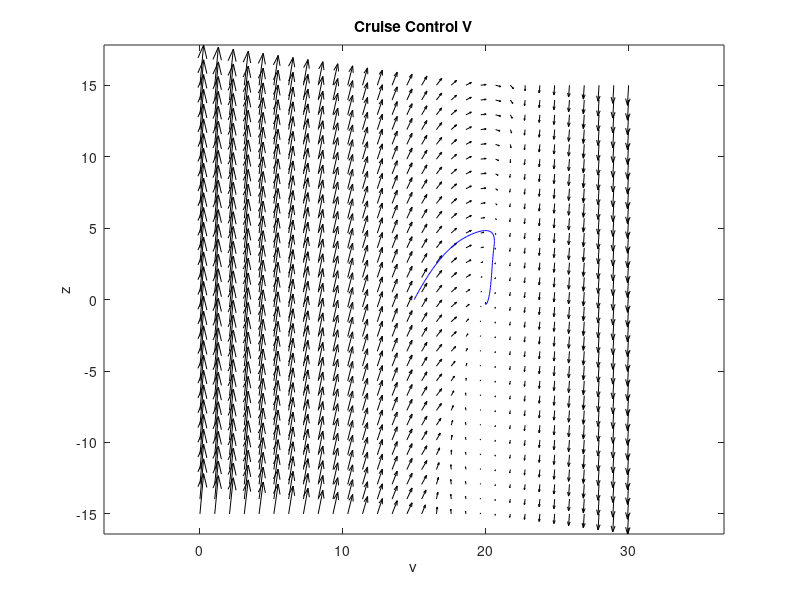

The MATLAB source for this figure:
function hw2_2
    m=1000; vref=20; alpha=16; g=9.8;
    rho=1.3; Cd=.32; A=2.4; Tm=190; wm=420; beta=.4; Cr=0.01;
    T = @(v) Tm*(1-beta*(alpha*v/wm-1)^2);
    f = @(t,Y)...
        [alpha*u(Y(1),Y(2))*T(Y(1))/m - g*Cr*sign(Y(1)) - rho*Cd*A*Y(1)^2/2/m; ...
        vref - Y(1)];
    y1 = linspace(0,30,30);
    y2 = linspace(-15,15,30);
    [x,y] = meshgrid(y1,y2);
    uu = zeros(size(x));
    vv = zeros(size(x));
    t=0;
    for i = 1:numel(x)
        Yprime = f(t,[x(i); y(i)]);
        uu(i) = Yprime(1);
        vv(i) = Yprime(2);
    end
    quiver(x,y,uu,vv,2,'k'); hold on;
    streamline(x,y,uu,vv,15,0);
    title('Cruise Control V');
    xlabel('v'); ylabel('z');
    axis tight equal;
end

function y = u(v,z)
    kp=.5; ki=.1; vref=20;
    y = kp*(vref-v)+ki*z;
    if (y < 0) y = 0;
    elseif (y > 1) y = 1;
    end
end
